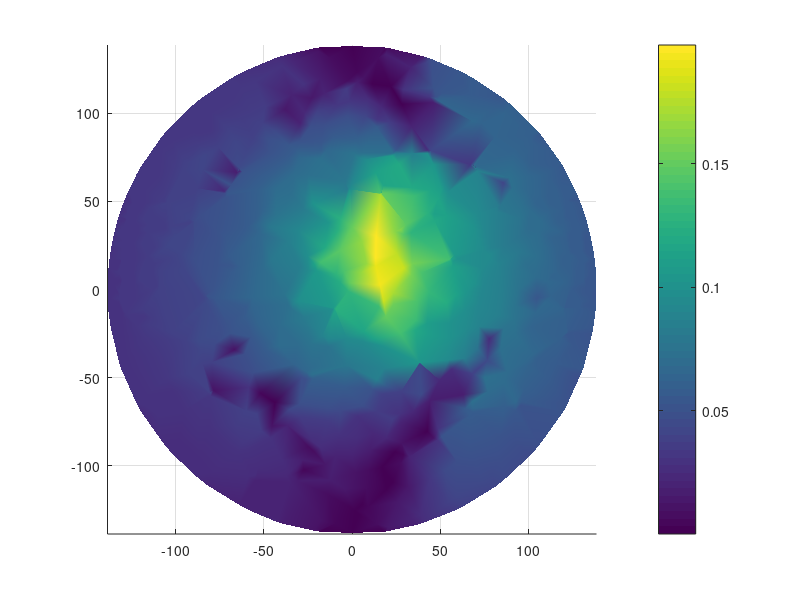

MATLAB code to generate this figure: (Note: this script raises an error after producing the figure.)
% datanorm.mat, dataex.mat, datacut2norm.mat ,and datacut2ex.mat,
% data4sph.mat are exported from COMSOL Multiphysics different mesh sizes
% at t=4.2ms (Max amplitude) with following specs :
%%%%% Targets: 10mm < x < 13mm , 21mm < y < 23.5mm (Brain right STN)
% 1-sphere 140mm head model
% cyl1 x:130mm - y:42mm - z:-18mm
% cyl2 x:140mm - y:11mm - z:-18mm
% cyl3 x:-138mm - y:42mm - z:-18mm
% cyl4 x:-135mm - y:6mm - z:-18mm
% I1 = 9mA, 1000 Hz - I2 = 13mA, 1130Hz ==> Deltaf = 130Hz, T = 7.69ms
%%%%% Result: 11mm < x < 14mm , 14mm < y < 22mm

clc
clear
close all

load datanorm.mat

% data parameters
x = datanorm(:,1);
y = datanorm(:,2);
z = datanorm(:,3);
ecEx = datanorm(:,4);
ec2Ex = datanorm(:,5);
ecEy = datanorm(:,6);
ec2Ey = datanorm(:,7);
ecEz = datanorm(:,8);
ec2Ez = datanorm(:,9);

% Electric potential
ecSum = ecEy+ec2Ey;
% amplitude modulation y
ecAmpy = abs(sqrt((ecEy+ec2Ey).^2)-sqrt((ecEy-ec2Ey).^2));
% amplitude modulation x
ecAmpx = abs(sqrt((ecEx+ec2Ex).^2)-sqrt((ecEx-ec2Ex).^2));
% amplitude modulation z
ecAmpz = abs(sqrt((ecEz+ec2Ez).^2)-sqrt((ecEz-ec2Ez).^2));

%% data from cutplane1

%%%%%%%%%%%%%%%%%%%%%%%%% Amplitude Modulation %%%%%%%%%%%%%%%%%%%%%%%%%
% normal mesh data
% AMy plot
figure
T = delaunay(x,y);
trisurf(T,x,y,ecAmpy); hold on;
axis tight equal
shading interp
view(0,90); h = colorbar; h.Label.String = 'Modulation Amplitude (V/m)';
h.AxisLocation = 'out';
title('E_{AM_y}');
xlabel('x')
ylabel('y')

% AMx plot
figure
T = delaunay(x,y);
trisurf(T,x,y,ecAmpx); hold on;
axis tight equal
shading interp
view(0,90); h = colorbar; h.Label.String = 'Modulation Amplitude (V/m)';
h.AxisLocation = 'out';
title('E_{AM_x}');
xlabel('x')
ylabel('y')

% AMz plot
figure
T = delaunay(x,y);
trisurf(T,x,y,ecAmpz); hold on;
axis tight equal
shading interp
view(0,90); h = colorbar; ylabel(h, {'Modulation Amplitude (V/m)'}); axis vis3d;
h.AxisLocation = 'out';
title('E_{AM_z}');
xlabel('x')
ylabel('y')


% Max position AMy
[My,Iy] = max(ecAmpy);
Xy = x(Iy);
Yy = y(Iy);
Zy = z(Iy);

% Max position AMx
[Mx,Ix] = max(ecAmpx);
Xx = x(Ix);
Yx = y(Ix);
Zx = z(Ix);

% Max position AMx
[Mz,Iz] = max(ecAmpx);
Xz = x(Iz);
Yz = y(Iz);
Zz = z(Iz);


% Electric potential plot
figure
trisurf(T,x,y,ecSum); hold on;
axis tight equal
shading flat
title('E');
view(0,90); h = colorbar; ylabel(h, {'Electric Fields (V)'});  axis vis3d;
h.AxisLocation = 'out';
xlabel('x')
ylabel('y')

%%%%%%%%%%%%%%%%%%%%%%%%% Range %%%%%%%%%%%%%%%%%%%%%%%%%%%%%%%%%%%%%%%
% extremely fine mesh data
% AMy in y view
figure;
s = 100*ones(1,numel(ecAmpy));
scatter3(x, y, ecAmpy, s, ecAmpy,'.');
title('E_{AM_y} y-range');
view(90,0); h = colorbar; h.Label.String = 'Modulation Amplitude (V/m)';
h.AxisLocation = 'out';
zlabel('E_{AM_y}')
ylabel('y')

% AMy in x view
figure;
s = 100*ones(1,numel(ecAmpy));
scatter3(x, y, ecAmpy, s, ecAmpy,'.');
title('E_{AM_y} x-range');
view(0,0); h = colorbar; h.Label.String = 'Modulation Amplitude (V/m)';
zlabel('E_{AM_y}')
xlabel('x')


%%   data from Cutplane2

%%%%%%%%%%%%%%%%%%%%%%%%% Amplitude Modulation %%%%%%%%%%%%%%%%%%%%%%%%%
% % normal mesh data
% % AMy plot
% figure
% T = delaunay(x,z);
% trisurf(T,x,z,ecAmpy); hold on;
% axis tight equal
% shading interp
% view(0,90); h = colorbar; ylabel(h, {'Modulation Amplitude (V/m)'}); axis vis3d;
% h.AxisLocation = 'out';
% title('E_{AM_y}');
% xlabel('x')
% ylabel('z')

%%%%%%%%%%%%%%%%%%%%%%%%% Range %%%%%%%%%%%%%%%%%%%%%%%%%%%%%%%%%%%%%%
% extremely fine mesh data
% AMy in z view
% figure;
% s = 100*ones(1,numel(ecAmpy));
% scatter3(x, z, ecAmpy, s, ecAmpy,'.');
% title('E_{AM_y} z-range');
% view(90,0); h = colorbar; h.Label.String = 'Modulation Amplitude (V/m)';
% zlabel('E_{AM_y}')
% ylabel('z')

%% data from all-time

% % sinusoidal modulation diagram (For all-time data)
% t = 0:0.1:7.5;
% figure
% subplot(2,1,1) % x=0, y=0, z=0 
% plot(t,ecEy(6,:), 'k')
% hold on
% plot(t,ec2Ey(6,:), 'b')
% hold on
% plot(t,ecSum(6,:), 'r')

% % subplot(2,1,2) % x=0, y=0.11, z=0.07
% plot(t,ecEy(222,:),'k')
% hold on
% plot(t,ec2Ey(222,:),'b')
% hold on
% plot(t,ecSum(222,:),'r')



